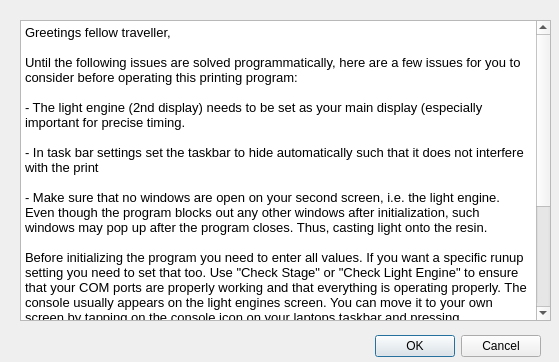
<?xml version="1.0" encoding="UTF-8"?>
<ui version="4.0">
 <class>instructiondialog</class>
 <widget class="QDialog" name="instructiondialog">
  <property name="geometry">
   <rect>
    <x>0</x>
    <y>0</y>
    <width>559</width>
    <height>362</height>
   </rect>
  </property>
  <property name="windowTitle">
   <string>Dialog</string>
  </property>
  <widget class="QDialogButtonBox" name="buttonBox">
   <property name="geometry">
    <rect>
     <x>200</x>
     <y>330</y>
     <width>341</width>
     <height>32</height>
    </rect>
   </property>
   <property name="font">
    <font>
     <family>Segoe UI</family>
    </font>
   </property>
   <property name="orientation">
    <enum>Qt::Horizontal</enum>
   </property>
   <property name="standardButtons">
    <set>QDialogButtonBox::Cancel|QDialogButtonBox::Ok</set>
   </property>
  </widget>
  <widget class="QTextEdit" name="textEdit">
   <property name="geometry">
    <rect>
     <x>20</x>
     <y>20</y>
     <width>531</width>
     <height>301</height>
    </rect>
   </property>
   <property name="font">
    <font>
     <family>Segoe UI</family>
    </font>
   </property>
   <property name="html">
    <string>&lt;!DOCTYPE HTML PUBLIC &quot;-//W3C//DTD HTML 4.0//EN&quot; &quot;http://www.w3.org/TR/REC-html40/strict.dtd&quot;&gt;
&lt;html&gt;&lt;head&gt;&lt;meta name=&quot;qrichtext&quot; content=&quot;1&quot; /&gt;&lt;style type=&quot;text/css&quot;&gt;
p, li { white-space: pre-wrap; }
&lt;/style&gt;&lt;/head&gt;&lt;body style=&quot; font-family:'Segoe UI'; font-size:9pt; font-weight:400; font-style:normal;&quot;&gt;
&lt;p style=&quot; margin-top:0px; margin-bottom:0px; margin-left:0px; margin-right:0px; -qt-block-indent:0; text-indent:0px;&quot;&gt;&lt;span style=&quot; font-family:'Gulim'; font-size:10pt;&quot;&gt;Greetings fellow traveller, &lt;/span&gt;&lt;/p&gt;
&lt;p style=&quot;-qt-paragraph-type:empty; margin-top:0px; margin-bottom:0px; margin-left:0px; margin-right:0px; -qt-block-indent:0; text-indent:0px; font-family:'Gulim'; font-size:10pt;&quot;&gt;&lt;br /&gt;&lt;/p&gt;
&lt;p style=&quot; margin-top:0px; margin-bottom:0px; margin-left:0px; margin-right:0px; -qt-block-indent:0; text-indent:0px;&quot;&gt;&lt;span style=&quot; font-family:'Gulim'; font-size:10pt;&quot;&gt;Until the following issues are solved programmatically, here are a few issues for you to consider before operating this printing program:&lt;/span&gt;&lt;/p&gt;
&lt;p style=&quot;-qt-paragraph-type:empty; margin-top:0px; margin-bottom:0px; margin-left:0px; margin-right:0px; -qt-block-indent:0; text-indent:0px; font-family:'Gulim'; font-size:10pt;&quot;&gt;&lt;br /&gt;&lt;/p&gt;
&lt;p style=&quot; margin-top:0px; margin-bottom:0px; margin-left:0px; margin-right:0px; -qt-block-indent:0; text-indent:0px;&quot;&gt;&lt;span style=&quot; font-family:'Gulim'; font-size:10pt;&quot;&gt;- The light engine (2nd display) needs to be set as your main display (especially important for precise timing.&lt;/span&gt;&lt;/p&gt;
&lt;p style=&quot;-qt-paragraph-type:empty; margin-top:0px; margin-bottom:0px; margin-left:0px; margin-right:0px; -qt-block-indent:0; text-indent:0px; font-family:'Gulim'; font-size:10pt;&quot;&gt;&lt;br /&gt;&lt;/p&gt;
&lt;p style=&quot; margin-top:0px; margin-bottom:0px; margin-left:0px; margin-right:0px; -qt-block-indent:0; text-indent:0px;&quot;&gt;&lt;span style=&quot; font-family:'Gulim'; font-size:10pt;&quot;&gt;- In task bar settings set the taskbar to hide automatically such that it does not interfere with the print&lt;/span&gt;&lt;/p&gt;
&lt;p style=&quot;-qt-paragraph-type:empty; margin-top:0px; margin-bottom:0px; margin-left:0px; margin-right:0px; -qt-block-indent:0; text-indent:0px; font-family:'Gulim'; font-size:10pt;&quot;&gt;&lt;br /&gt;&lt;/p&gt;
&lt;p style=&quot; margin-top:0px; margin-bottom:0px; margin-left:0px; margin-right:0px; -qt-block-indent:0; text-indent:0px;&quot;&gt;&lt;span style=&quot; font-family:'Gulim'; font-size:10pt;&quot;&gt;- Make sure that no windows are open on your second screen, i.e. the light engine. Even though the program blocks out any other windows after initialization, such windows may pop up after the program closes. Thus, casting light onto the resin. &lt;/span&gt;&lt;/p&gt;
&lt;p style=&quot;-qt-paragraph-type:empty; margin-top:0px; margin-bottom:0px; margin-left:0px; margin-right:0px; -qt-block-indent:0; text-indent:0px; font-family:'Gulim'; font-size:10pt;&quot;&gt;&lt;br /&gt;&lt;/p&gt;
&lt;p style=&quot; margin-top:0px; margin-bottom:0px; margin-left:0px; margin-right:0px; -qt-block-indent:0; text-indent:0px;&quot;&gt;&lt;span style=&quot; font-family:'Gulim'; font-size:10pt;&quot;&gt;Before initializing the program you need to enter all values. If you want a specific runup setting you need to set that too. Use &amp;quot;Check Stage&amp;quot; or &amp;quot;Check Light Engine&amp;quot; to ensure that your COM ports are properly working and that everything is operating properly. The console usually appears on the light engines screen. You can move it to your own screen by tapping on the console icon on your laptops taskbar and pressing win+shift+right arrow. &lt;/span&gt;&lt;/p&gt;
&lt;p style=&quot;-qt-paragraph-type:empty; margin-top:0px; margin-bottom:0px; margin-left:0px; margin-right:0px; -qt-block-indent:0; text-indent:0px; font-family:'Gulim'; font-size:10pt;&quot;&gt;&lt;br /&gt;&lt;/p&gt;
&lt;p style=&quot; margin-top:0px; margin-bottom:0px; margin-left:0px; margin-right:0px; -qt-block-indent:0; text-indent:0px;&quot;&gt;&lt;span style=&quot; font-family:'Gulim'; font-size:10pt;&quot;&gt;Once the program is initialized, you can lift the hood from the light engine and start the print. During the printing process you should NOT use functions like &amp;quot;Check Stage&amp;quot; or &amp;quot;Check Light Engine&amp;quot; since these may cause a conflict in access to the particular devices. &lt;/span&gt;&lt;/p&gt;
&lt;p style=&quot;-qt-paragraph-type:empty; margin-top:0px; margin-bottom:0px; margin-left:0px; margin-right:0px; -qt-block-indent:0; text-indent:0px; font-family:'Gulim'; font-size:10pt;&quot;&gt;&lt;br /&gt;&lt;/p&gt;
&lt;p style=&quot; margin-top:0px; margin-bottom:0px; margin-left:0px; margin-right:0px; -qt-block-indent:0; text-indent:0px;&quot;&gt;&lt;span style=&quot; font-family:'Gulim'; font-size:10pt;&quot;&gt;Best of luck,&lt;/span&gt;&lt;/p&gt;
&lt;p style=&quot;-qt-paragraph-type:empty; margin-top:0px; margin-bottom:0px; margin-left:0px; margin-right:0px; -qt-block-indent:0; text-indent:0px; font-family:'Gulim'; font-size:10pt;&quot;&gt;&lt;br /&gt;&lt;/p&gt;
&lt;p style=&quot; margin-top:0px; margin-bottom:0px; margin-left:0px; margin-right:0px; -qt-block-indent:0; text-indent:0px;&quot;&gt;&lt;span style=&quot; font-family:'Gulim'; font-size:10pt;&quot;&gt;Mats&lt;/span&gt;&lt;/p&gt;
&lt;p style=&quot;-qt-paragraph-type:empty; margin-top:0px; margin-bottom:0px; margin-left:0px; margin-right:0px; -qt-block-indent:0; text-indent:0px; font-family:'Gulim'; font-size:10pt;&quot;&gt;&lt;br /&gt;&lt;/p&gt;&lt;/body&gt;&lt;/html&gt;</string>
   </property>
  </widget>
 </widget>
 <resources/>
 <connections>
  <connection>
   <sender>buttonBox</sender>
   <signal>accepted()</signal>
   <receiver>instructiondialog</receiver>
   <slot>accept()</slot>
   <hints>
    <hint type="sourcelabel">
     <x>248</x>
     <y>254</y>
    </hint>
    <hint type="destinationlabel">
     <x>157</x>
     <y>274</y>
    </hint>
   </hints>
  </connection>
  <connection>
   <sender>buttonBox</sender>
   <signal>rejected()</signal>
   <receiver>instructiondialog</receiver>
   <slot>reject()</slot>
   <hints>
    <hint type="sourcelabel">
     <x>316</x>
     <y>260</y>
    </hint>
    <hint type="destinationlabel">
     <x>286</x>
     <y>274</y>
    </hint>
   </hints>
  </connection>
 </connections>
</ui>
